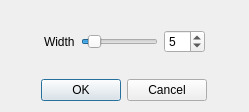
<?xml version="1.0" encoding="UTF-8"?>
<ui version="4.0">
 <class>WidthDialog</class>
 <widget class="QDialog" name="WidthDialog">
  <property name="geometry">
   <rect>
    <x>0</x>
    <y>0</y>
    <width>249</width>
    <height>112</height>
   </rect>
  </property>
  <property name="windowTitle">
   <string>Width Size</string>
  </property>
  <layout class="QGridLayout" name="gridLayout_2">
   <item row="0" column="0">
    <layout class="QVBoxLayout" name="verticalLayout">
     <item>
      <spacer name="verticalSpacer_2">
       <property name="orientation">
        <enum>Qt::Vertical</enum>
       </property>
       <property name="sizeHint" stdset="0">
        <size>
         <width>20</width>
         <height>40</height>
        </size>
       </property>
      </spacer>
     </item>
     <item>
      <layout class="QHBoxLayout" name="horizontalLayout_4">
       <item>
        <spacer name="horizontalSpacer_3">
         <property name="orientation">
          <enum>Qt::Horizontal</enum>
         </property>
         <property name="sizeHint" stdset="0">
          <size>
           <width>40</width>
           <height>20</height>
          </size>
         </property>
        </spacer>
       </item>
       <item>
        <layout class="QHBoxLayout" name="horizontalLayout_2">
         <item>
          <widget class="QLabel" name="label">
           <property name="text">
            <string>Width</string>
           </property>
          </widget>
         </item>
         <item>
          <widget class="QSlider" name="horizontalSlider">
           <property name="minimum">
            <number>1</number>
           </property>
           <property name="maximum">
            <number>40</number>
           </property>
           <property name="value">
            <number>5</number>
           </property>
           <property name="orientation">
            <enum>Qt::Horizontal</enum>
           </property>
          </widget>
         </item>
         <item>
          <widget class="QSpinBox" name="spinBox">
           <property name="minimum">
            <number>1</number>
           </property>
           <property name="maximum">
            <number>40</number>
           </property>
           <property name="value">
            <number>5</number>
           </property>
          </widget>
         </item>
        </layout>
       </item>
       <item>
        <spacer name="horizontalSpacer_4">
         <property name="orientation">
          <enum>Qt::Horizontal</enum>
         </property>
         <property name="sizeHint" stdset="0">
          <size>
           <width>40</width>
           <height>20</height>
          </size>
         </property>
        </spacer>
       </item>
      </layout>
     </item>
     <item>
      <spacer name="verticalSpacer">
       <property name="orientation">
        <enum>Qt::Vertical</enum>
       </property>
       <property name="sizeHint" stdset="0">
        <size>
         <width>20</width>
         <height>40</height>
        </size>
       </property>
      </spacer>
     </item>
     <item>
      <layout class="QHBoxLayout" name="horizontalLayout_3">
       <item>
        <spacer name="horizontalSpacer">
         <property name="orientation">
          <enum>Qt::Horizontal</enum>
         </property>
         <property name="sizeHint" stdset="0">
          <size>
           <width>40</width>
           <height>20</height>
          </size>
         </property>
        </spacer>
       </item>
       <item>
        <widget class="QDialogButtonBox" name="buttonBox">
         <property name="orientation">
          <enum>Qt::Horizontal</enum>
         </property>
         <property name="standardButtons">
          <set>QDialogButtonBox::Cancel|QDialogButtonBox::Ok</set>
         </property>
        </widget>
       </item>
       <item>
        <spacer name="horizontalSpacer_2">
         <property name="orientation">
          <enum>Qt::Horizontal</enum>
         </property>
         <property name="sizeHint" stdset="0">
          <size>
           <width>40</width>
           <height>20</height>
          </size>
         </property>
        </spacer>
       </item>
      </layout>
     </item>
     <item>
      <spacer name="verticalSpacer_3">
       <property name="orientation">
        <enum>Qt::Vertical</enum>
       </property>
       <property name="sizeHint" stdset="0">
        <size>
         <width>20</width>
         <height>18</height>
        </size>
       </property>
      </spacer>
     </item>
    </layout>
   </item>
  </layout>
 </widget>
 <resources/>
 <connections>
  <connection>
   <sender>buttonBox</sender>
   <signal>accepted()</signal>
   <receiver>WidthDialog</receiver>
   <slot>accept()</slot>
   <hints>
    <hint type="sourcelabel">
     <x>152</x>
     <y>70</y>
    </hint>
    <hint type="destinationlabel">
     <x>157</x>
     <y>100</y>
    </hint>
   </hints>
  </connection>
  <connection>
   <sender>buttonBox</sender>
   <signal>rejected()</signal>
   <receiver>WidthDialog</receiver>
   <slot>reject()</slot>
   <hints>
    <hint type="sourcelabel">
     <x>152</x>
     <y>70</y>
    </hint>
    <hint type="destinationlabel">
     <x>248</x>
     <y>100</y>
    </hint>
   </hints>
  </connection>
 </connections>
</ui>
